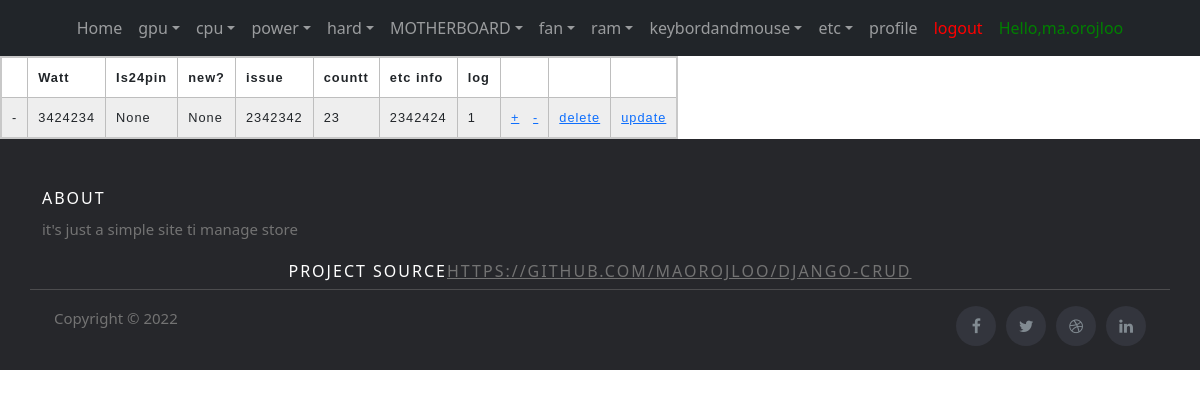
The app's page /power/ (signed in) with its own data.
### stuffs/models.py (models this page shows, shortened)
class power(models.Model):
    watt = models.CharField(max_length=100)
    is24pin = models.BooleanField(null=True, blank=True)
    new = models.BooleanField(null=True, blank=True)#*
    issue = models.CharField(max_length=100, blank=True)#*
    countt=models.SmallIntegerField()#*
    etc = models.CharField(max_length=100,blank=True)#*
    log=models.CharField(max_length=300)

### stuffs/views.py (the view)
# urls.py: path('power/',power_list,name='power_list'),
@login_required(login_url='/login/') #redirect when user is not logged in
def power_list(request):
    cpus = power.objects.all()
    return render(request,'power.html',{'cpus':cpus})

### stuffs/templates/power.html (shortened to what this page needs)
{% extends 'base.html' %}
{%  load static %}
    {% block content %}
    <link rel="stylesheet"  href="{%  static  'stuffs/css/zebrastrepedtable.css'  %}">
        <table>
            <tr>
                <th></th>
                <th>Watt</th>
                <th>Is24pin</th>
                <th>new?</th>
                <th>issue</th>
                <th>countt</th>
                <th>etc info</th>
                <th>log</th>
                <th>  </th>
                <th>  </th>
                <th>  </th>
                </tr>
        {% for cpu in cpus  %}
        {% with table='power' %}
            <tr>
            <td>-</td>
            <td>{{cpu.watt}}</td>
            <td>{{cpu.is24pin}}</td>
            <td>{{cpu.new}}</td>
            <td>{{cpu.issue}}</td>
            <td>{{cpu.countt}}</td>
            <td>{{cpu.etc}}</td>
            <td>{{cpu.log}}</td>
            <td><a href="{% url 'gpu_plusone' table cpu.id %}" >+</a>&nbsp;&nbsp;&nbsp;<a href="{% url 'gpu_minusone' table cpu.id %}" >-</a></td>
            <td><a href="{% url 'delete_gpu' table cpu.id %}">delete</a></td>
            <td><a href="{% url 'update_gpu' table cpu.id  %}">update</a></td>
            </tr>
        {% endwith %}
        {% endfor %}
        </table>
    {% endblock content %}

### stuffs/templates/base.html (shortened to what this page needs)
{% load static %}
<!DOCTYPE html>
<html>
    <link href="https://cdn.jsdelivr.net/npm/bootstrap@5.1.3/dist/css/bootstrap.min.css" rel="stylesheet">
    <link rel="stylesheet"  href="{%  static  'stuffs/css/headerandfooter.css'  %}">
<head>
</head>
<body>
	<link rel="stylesheet" href="https://stackpath.bootstrapcdn.com/font-awesome/4.7.0/css/font-awesome.min.css">
		<nav class="navbar navbar-expand-lg navbar-dark ftco_navbar bg-dark ftco-navbar-light" id="ftco-navbar">
	    <div class="container-fluid">
	      <div class="collapse navbar-collapse" id="ftco-nav">
	        <ul class="navbar-nav m-auto">
	        	<li class="nav-item active"><a href="#" class="nav-link">Home</a></li>
            <li class="nav-item dropdown">
              <a class="nav-link dropdown-toggle" href="{% url  'list_stuffs' %}" id="dropdown04" data-toggle="dropdown" aria-haspopup="true" aria-expanded="false">gpu</a>
            </li>
<li class="nav-item dropdown">
              <a class="nav-link dropdown-toggle" href="{% url  'cpu_list' %}" id="dropdown04" data-toggle="dropdown" aria-haspopup="true" aria-expanded="false">cpu</a>
            </li>
<li class="nav-item dropdown">
              <a class="nav-link dropdown-toggle" href="{% url  'power_list' %}" id="dropdown04" data-toggle="dropdown" aria-haspopup="true" aria-expanded="false">power</a>
            </li>
<li class="nav-item dropdown">
              <a class="nav-link dropdown-toggle" href="{% url  'hard_list' %}" id="dropdown04" data-toggle="dropdown" aria-haspopup="true" aria-expanded="false">hard</a>
            </li>
<li class="nav-item dropdown">
              <a class="nav-link dropdown-toggle" href="{% url  'MOTHERBOARD_list' %}" id="dropdown04" data-toggle="dropdown" aria-haspopup="true" aria-expanded="false">MOTHERBOARD</a>
            </li>
<li class="nav-item dropdown">
              <a class="nav-link dropdown-toggle" href="{% url  'fan_list' %}" id="dropdown04" data-toggle="dropdown" aria-haspopup="true" aria-expanded="false">fan</a>
            </li>
<li class="nav-item dropdown">
              <a class="nav-link dropdown-toggle" href="{% url  'ram_list' %}" id="dropdown04" data-toggle="dropdown" aria-haspopup="true" aria-expanded="false">ram</a>
            </li>
<li class="nav-item dropdown">
              <a class="nav-link dropdown-toggle" href="{% url  'keybordandmouse_list' %}" id="dropdown04" data-toggle="dropdown" aria-haspopup="true" aria-expanded="false">keybordandmouse</a>
            </li>
<li class="nav-item dropdown">
              <a class="nav-link dropdown-toggle" href="{% url  'etc_list' %}" id="dropdown04" data-toggle="dropdown" aria-haspopup="true" aria-expanded="false">etc</a>
            </li>
              {% if user.is_authenticated%}
              <li class="nav-item"><a href="/profile" class="nav-link">profile</a></li>
              <li class="nav-item"><a href="/logout" style="color: red;" class="nav-link">logout</a></li>
                {% else %}
                <li class="nav-item"><a href="/login" style="color: red;" class="nav-link">login</a></li>
                {% endif %}
            {% if user.is_authenticated%}
	          <li class="nav-item"><a href="" style="color: green;" class="nav-link">Hello,{{ user.username }}</a></li>
            {% endif %}
	        </ul>
	      </div>
	    </div>
	  </nav>
<div >
    <dev calss='container-s'>
    {% block content%}{%endblock%}
    </dev>
  </div>
<div  >
<footer class="site-footer">
    <div class="container">
      <div class="row">
        <div class="col-sm-12 col-md-6">
          <h6>About</h6>
          <p class="text-justify">it's just a simple site ti manage store</p>
        </div>
        <h6 align="center" >project source<a href="https://github.com/maorojloo/Django-CRUD" target="blank">https://github.com/maorojloo/Django-CRUD</a></h6><br/>
      <hr>
    </div>
    <div class="container">
      <div class="row">
        <div class="col-md-8 col-sm-6 col-xs-12">
          <p class="copyright-text">Copyright &copy; 2022
          </p>
        </div>
        <div class="col-md-4 col-sm-6 col-xs-12">
          <ul class="social-icons">
            <li><a class="facebook" href="#"><i class="fa fa-facebook"></i></a></li>
            <li><a class="twitter" href="#"><i class="fa fa-twitter"></i></a></li>
            <li><a class="dribbble" href="#"><i class="fa fa-dribbble"></i></a></li>
            <li><a class="linkedin" href="#"><i class="fa fa-linkedin"></i></a></li>
          </ul>
        </div>
      </div>
    </div>
  </div>
</footer>
</body>
</html>

### stuffs/static/stuffs/css/headerandfooter.css (style rules this page uses)
.site-footer { background-color:#26272b; padding:45px 0 20px; font-size:15px; line-height:24px; color:#737373; }
.site-footer hr { border-top-color:#bbb; opacity:0.5 }
.site-footer h6 { color:#fff; font-size:16px; text-transform:uppercase; margin-top:5px; letter-spacing:2px }
.site-footer a { color:#737373; }
.site-footer .social-icons { text-align:right }
.site-footer .social-icons a { width:40px; height:40px; line-height:40px; margin-left:6px; margin-right:0; border-radius:100%; background-color:#33353d }
.copyright-text { margin:0 }
.social-icons { padding-left:0; margin-bottom:0; list-style:none }
.social-icons li { display:inline-block; margin-bottom:4px }
.social-icons a { background-color:#eceeef; color:#818a91; font-size:16px; display:inline-block; line-height:44px; width:44px; height:44px; text-align:center; margin-right:8px; border-radius:100%; -webkit-transition:all .2s linear; -o-transition:all .2s linear; transition:all .2s linear }

### stuffs/static/stuffs/css/zebrastrepedtable.css (style rules this page uses)
td, th { border: 1px solid rgb(190, 190, 190); padding: 10px; }
tr:nth-child(even) { background-color: #eee; }
table { border-collapse: collapse; border: 2px solid rgb(200, 200, 200); letter-spacing: 1px; font-family: sans-serif; font-size: .8rem; }

### records on screen
power: watt "3424234", is24pin "None", new "None", issue "2342342", countt "23", etc "2342424", log "1"

### other values on screen
{{ user.username }} "ma.orojloo"
